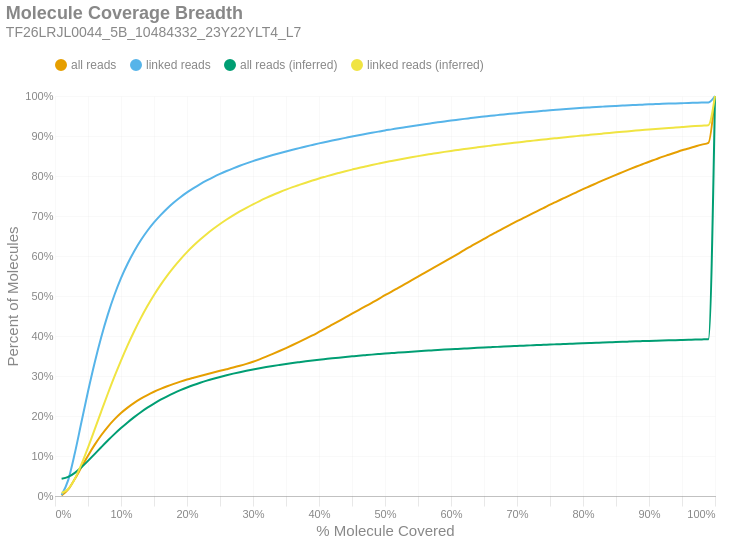

The notebook cell saved with this chart:
### Markdown cell above
### Molecule Read Coverage
This chart shows molecule coverage breadth as computed by the number of bases aligned to that molecule. In other words, "*how much of each unique long molecule is actually sequenced/aligned?*" Keep in mind there is a distinction between sequences and alignments, since some sequences belonging to a particular molecule may not align well and wouldn't appear in the alignment data. This chart also shows molecule coverage breadth as computed by the *inferred fragment* from which the aligned sequences originate. Unlike read coverage, this calculation takes into account the total insert size, including unsequenced gaps between the forward and reverse reads. Like the previous figures, these are cumulative percents.

### Code cell
if SKIPLR:
    print_html(f"Skipped")
else:
    binned_df = consolidated_hist(valids['coverage_bp'], mask, 0.01, True)
    binned_df_inf = consolidated_hist(valids['coverage_inserts'], mask, 0.01, True)
    binned_df = binned_df.with_columns(pl.lit(binned_df_inf['all reads (cumsum)']).alias('all reads (inferred)'))
    binned_df = binned_df.with_columns(pl.lit(binned_df_inf['linked reads (cumsum)']).alias('linked reads (inferred)'))
    binned_df = binned_df.with_columns(
        (pl.col('bin').cast(pl.Float64) + 0.01).alias('right_edge')
    )

    with SafeRender(binned_df):
        (
            density_plot(binned_df, 'Molecule Coverage Breadth', samplename, 'molcov', ['all reads (inferred)','linked reads (inferred)'])
            .encode(
                #x=alt.X('bin:Q', title="% Molecule Covered").axis(format = '%').scale(padding=0),
                x=alt.X('right_edge:Q', title="% Molecule Covered").axis(format='%').scale(padding=0),
                y=alt.Y('value:Q', title='Percent of Molecules')
                    .axis(format='%')
                    .stack(False)
                    .scale(domainMin=0, padding=0),
                color=alt.Color("key:N").scale(domain = ["all reads", "linked reads", "all reads (inferred)", "linked reads (inferred)"]),
                tooltip = [
                    alt.Tooltip("key:N", title = "Data Type"),
                    alt.Tooltip("range_label:N", title="% Molecule Covered"),
                    alt.Tooltip("value:Q", format = ".2%", title="% Molecules")
                ]
            )
        ).display()

### Figure 1 — Vega-Lite specification as saved in the notebook (floating-point values rounded to 4 significant figures)
{"width": "container", "height": 400, "config": {"title": {"anchor": "start", "dy": -15, "fontSize": 18, "color": "#888888", "subtitleColor": "#888888", "subtitleFontSize": 14}, "arc": {"fill": "#0072B2"}, "axis": {"domainColor": "#888888", "domainWidth": 0.5, "gridWidth": 0.2, "grid": false, "titleFontWeight": 400, "titleFontSize": 15, "labelFontSize": 11, "labelColor": "#888888", "tickColor": "#888888", "tickWidth": 0.2, "titleColor": "#888888"}, "axisBand": {"grid": false}, "axisX": {"grid": true, "tickSize": 10, "domainCap": "round"}, "axisY": {"domain": false, "grid": true, "tickSize": 0, "domainCap": "round"}, "background": "transparent", "header": {"labelFontSize": 15, "labelColor": "#888888", "titleFontSize": 15, "titleFontWeight": 600, "titleColor": "#888888"}, "legend": {"labelFont": "sans-serif", "labelFontSize": 12, "labelColor": "#888888", "symbolSize": 100, "symbolType": "circle", "titleFontSize": 12, "titlePadding": 10, "titleColor": "#888888", "title": null, "orient": "top"}, "range": {"category": ["#E69F00", "#56B4E9", "#009E73", "#F0E442", "#0072B2", "#D55E00", "#CC79A7", "#000000"], "diverging": ["#cfe8f3", "#a2d4ec", "#73bfe2", "#46abdb", "#1696d2", "#12719e"]}, "area": {"fill": "#0072B2", "fillOpacity": 0.7, "line": true, "strokeOpacity": 0.7}, "line": {"color": "#0072B2", "stroke": "#0072B2", "strokeWidth": 2}, "trail": {"color": "#0072B2", "stroke": "#0072B2", "strokeWidth": 0, "size": 1}, "point": {"filled": true, "fillOpacity": 1.0, "size": 95}, "text": {"color": "#888888", "fontSize": 11, "align": "right", "fontWeight": 400, "size": 11}, "bar": {"fill": "#0072B2", "stroke": null}, "view": {"stroke": null, "continuousWidth": 660, "continuousHeight": 400}}, "data": {"name": "data-2e6ed42f50045a394e5260d34ea102d8"}, "mark": {"type": "line", "interpolate": "monotone", "point": {"opacity": 0, "size": 275}}, "encoding": {"color": {"field": "key", "scale": {"domain": ["all reads", "linked reads", "all reads (inferred)", "linked reads (inferred)"]}, "type": "nominal"}, "tooltip": [{"field": "key", "title": "Data Type", "type": "nominal"}, {"field": "range_label", "title": "% Molecule Covered", "type": "nominal"}, {"field": "value", "format": ".2%", "title": "% Molecules", "type": "quantitative"}], "x": {"axis": {"format": "%"}, "field": "right_edge", "scale": {"padding": 0}, "title": "% Molecule Covered", "type": "quantitative"}, "y": {"axis": {"format": "%"}, "field": "value", "scale": {"domainMin": 0, "padding": 0}, "stack": false, "title": "Percent of Molecules", "type": "quantitative"}}, "params": [{"name": "param_c36ac31b6afebe62", "select": {"type": "point", "fields": ["key"]}, "bind": "legend"}], "title": {"text": "Molecule Coverage Breadth", "subtitle": "TF26LRJL0044_5B_10484332_23Y22YLT4_L7"}, "transform": [{"fold": ["all reads (cumsum)", "linked reads (cumsum)", "all reads (inferred)", "linked reads (inferred)"]}, {"calculate": "replace(datum.key, ' (cumsum)', '')", "as": "key"}, {"filter": {"param": "param_c36ac31b6afebe62"}}], "usermeta": {"embedOptions": {"downloadFileName": "TF26LRJL0044_5B_10484332_23Y22YLT4_L7.molcov"}}, "$schema": "https://vega.github.io/schema/vega-lite/v6.4.1.json", "datasets": {"data-2e6ed42f50045a394e5260d34ea102d8": [{"bin": "0.0", "interval": "0.0-0.01", "all reads": 0.001315, "linked reads": 0.002469, "all reads (cumsum)": 0.001315, "linked reads (cumsum)": 0.002469, "range_label": "0.0-0.01", "all reads (inferred)": 0.04329, "linked reads (inferred)": 0.007507, "right_edge": 0.01}, {"bin": "0.01", "interval": "0.01-0.02", "all reads": 0.01506, "linked reads": 0.03712, "all reads (cumsum)": 0.01638, "linked reads (cumsum)": 0.03959, "range_label": "0.01-0.02", "all reads (inferred)": 0.04777, "linked reads (inferred)": 0.01745, "right_edge": 0.02}, {"bin": "0.02", "interval": "0.02-0.03", "all reads": 0.02599, "linked reads": 0.06707, "all reads (cumsum)": 0.04237, "linked reads (cumsum)": 0.1067, "range_label": "0.02-0.03", "all reads (inferred)": 0.05787, "linked reads (inferred)": 0.04282, "right_edge": 0.03}, {"bin": "0.03", "interval": "0.03-0.04", "all reads": 0.02946, "linked reads": 0.07761, "all reads (cumsum)": 0.07183, "linked reads (cumsum)": 0.1843, "range_label": "0.03-0.04", "all reads (inferred)": 0.07177, "linked reads (inferred)": 0.07882, "right_edge": 0.04}, {"bin": "0.04", "interval": "0.04-0.05", "all reads": 0.02905, "linked reads": 0.077, "all reads (cumsum)": 0.1009, "linked reads (cumsum)": 0.2613, "range_label": "0.04-0.05", "all reads (inferred)": 0.08786, "linked reads (inferred)": 0.1209, "right_edge": 0.05}, {"bin": "0.05", "interval": "0.05-0.06", "all reads": 0.02685, "linked reads": 0.07138, "all reads (cumsum)": 0.1277, "linked reads (cumsum)": 0.3327, "range_label": "0.05-0.06", "all reads (inferred)": 0.1048, "linked reads (inferred)": 0.1657, "right_edge": 0.06}, {"bin": "0.06", "interval": "0.06-0.07", "all reads": 0.02417, "linked reads": 0.06437, "all reads (cumsum)": 0.1519, "linked reads (cumsum)": 0.397, "range_label": "0.06-0.07", "all reads (inferred)": 0.1219, "linked reads (inferred)": 0.2112, "right_edge": 0.07}, {"bin": "0.07", "interval": "0.07-0.08", "all reads": 0.02117, "linked reads": 0.05638, "all reads (cumsum)": 0.1731, "linked reads (cumsum)": 0.4534, "range_label": "0.07-0.08", "all reads (inferred)": 0.1387, "linked reads (inferred)": 0.2557, "right_edge": 0.08}, {"bin": "0.08", "interval": "0.08-0.09", "all reads": 0.01842, "linked reads": 0.04903, "all reads (cumsum)": 0.1915, "linked reads (cumsum)": 0.5024, "range_label": "0.08-0.09", "all reads (inferred)": 0.1547, "linked reads (inferred)": 0.2984, "right_edge": 0.09}, {"bin": "0.09", "interval": "0.09-0.1", "all reads": 0.01591, "linked reads": 0.04226, "all reads (cumsum)": 0.2074, "linked reads (cumsum)": 0.5447, "range_label": "0.09-0.1", "all reads (inferred)": 0.1698, "linked reads (inferred)": 0.3387, "right_edge": 0.1}, {"bin": "0.1", "interval": "0.1-0.11", "all reads": 0.01358, "linked reads": 0.03597, "all reads (cumsum)": 0.221, "linked reads (cumsum)": 0.5807, "range_label": "0.1-0.11", "all reads (inferred)": 0.184, "linked reads (inferred)": 0.3766, "right_edge": 0.11}, {"bin": "0.11", "interval": "0.11-0.12", "all reads": 0.01181, "linked reads": 0.03114, "all reads (cumsum)": 0.2328, "linked reads (cumsum)": 0.6118, "range_label": "0.11-0.12", "all reads (inferred)": 0.1973, "linked reads (inferred)": 0.412, "right_edge": 0.12}, {"bin": "0.12", "interval": "0.12-0.13", "all reads": 0.01044, "linked reads": 0.02736, "all reads (cumsum)": 0.2432, "linked reads (cumsum)": 0.6392, "range_label": "0.12-0.13", "all reads (inferred)": 0.2095, "linked reads (inferred)": 0.4446, "right_edge": 0.13}, {"bin": "0.13", "interval": "0.13-0.14", "all reads": 0.009186, "linked reads": 0.0239, "all reads (cumsum)": 0.2524, "linked reads (cumsum)": 0.6631, "range_label": "0.13-0.14", "all reads (inferred)": 0.2208, "linked reads (inferred)": 0.4748, "right_edge": 0.14}, {"bin": "0.14", "interval": "0.14-0.15", "all reads": 0.008138, "linked reads": 0.02097, "all reads (cumsum)": 0.2606, "linked reads (cumsum)": 0.684, "range_label": "0.14-0.15", "all reads (inferred)": 0.2312, "linked reads (inferred)": 0.5025, "right_edge": 0.15}, {"bin": "0.15", "interval": "0.15-0.16", "all reads": 0.007206, "linked reads": 0.01831, "all reads (cumsum)": 0.2678, "linked reads (cumsum)": 0.7023, "range_label": "0.15-0.16", "all reads (inferred)": 0.2406, "linked reads (inferred)": 0.5279, "right_edge": 0.16}, {"bin": "0.16", "interval": "0.16-0.17", "all reads": 0.006626, "linked reads": 0.01663, "all reads (cumsum)": 0.2744, "linked reads (cumsum)": 0.719, "range_label": "0.16-0.17", "all reads (inferred)": 0.2493, "linked reads (inferred)": 0.551, "right_edge": 0.17}, {"bin": "0.17", "interval": "0.17-0.18", "all reads": 0.006006, "linked reads": 0.01481, "all reads (cumsum)": 0.2804, "linked reads (cumsum)": 0.7338, "range_label": "0.17-0.18", "all reads (inferred)": 0.2573, "linked reads (inferred)": 0.5723, "right_edge": 0.18}, {"bin": "0.18", "interval": "0.18-0.19", "all reads": 0.005504, "linked reads": 0.01318, "all reads (cumsum)": 0.2859, "linked reads (cumsum)": 0.747, "range_label": "0.18-0.19", "all reads (inferred)": 0.2646, "linked reads (inferred)": 0.5918, "right_edge": 0.19}, {"bin": "0.19", "interval": "0.19-0.2", "all reads": 0.005149, "linked reads": 0.01203, "all reads (cumsum)": 0.2911, "linked reads (cumsum)": 0.759, "range_label": "0.19-0.2", "all reads (inferred)": 0.2713, "linked reads (inferred)": 0.6097, "right_edge": 0.2}, {"bin": "0.2", "interval": "0.2-0.21", "all reads": 0.004655, "linked reads": 0.0107, "all reads (cumsum)": 0.2957, "linked reads (cumsum)": 0.7697, "range_label": "0.2-0.21", "all reads (inferred)": 0.2774, "linked reads (inferred)": 0.626, "right_edge": 0.21}, {"bin": "0.21", "interval": "0.21-0.22", "all reads": 0.004499, "linked reads": 0.01, "all reads (cumsum)": 0.3002, "linked reads (cumsum)": 0.7797, "range_label": "0.21-0.22", "all reads (inferred)": 0.2831, "linked reads (inferred)": 0.6411, "right_edge": 0.22}, {"bin": "0.22", "interval": "0.22-0.23", "all reads": 0.004355, "linked reads": 0.009203, "all reads (cumsum)": 0.3046, "linked reads (cumsum)": 0.7889, "range_label": "0.22-0.23", "all reads (inferred)": 0.2883, "linked reads (inferred)": 0.6551, "right_edge": 0.23}, {"bin": "0.23", "interval": "0.23-0.24", "all reads": 0.004256, "linked reads": 0.008472, "all reads (cumsum)": 0.3088, "linked reads (cumsum)": 0.7974, "range_label": "0.23-0.24", "all reads (inferred)": 0.2932, "linked reads (inferred)": 0.668, "right_edge": 0.24}, {"bin": "0.24", "interval": "0.24-0.25", "all reads": 0.004145, "linked reads": 0.007817, "all reads (cumsum)": 0.313, "linked reads (cumsum)": 0.8052, "range_label": "0.24-0.25", "all reads (inferred)": 0.2977, "linked reads (inferred)": 0.68, "right_edge": 0.25}, {"bin": "0.25", "interval": "0.25-0.26", "all reads": 0.004012, "linked reads": 0.00724, "all reads (cumsum)": 0.317, "linked reads (cumsum)": 0.8124, "range_label": "0.25-0.26", "all reads (inferred)": 0.3019, "linked reads (inferred)": 0.6913, "right_edge": 0.26}, {"bin": "0.26", "interval": "0.26-0.27", "all reads": 0.004115, "linked reads": 0.006758, "all reads (cumsum)": 0.3211, "linked reads (cumsum)": 0.8192, "range_label": "0.26-0.27", "all reads (inferred)": 0.3059, "linked reads (inferred)": 0.7018, "right_edge": 0.27}, {"bin": "0.27", "interval": "0.27-0.28", "all reads": 0.004448, "linked reads": 0.006415, "all reads (cumsum)": 0.3255, "linked reads (cumsum)": 0.8256, "range_label": "0.27-0.28", "all reads (inferred)": 0.3096, "linked reads (inferred)": 0.7116, "right_edge": 0.28}, {"bin": "0.28", "interval": "0.28-0.29", "all reads": 0.00485, "linked reads": 0.00599, "all reads (cumsum)": 0.3304, "linked reads (cumsum)": 0.8316, "range_label": "0.28-0.29", "all reads (inferred)": 0.313, "linked reads (inferred)": 0.7206, "right_edge": 0.29}, {"bin": "0.29", "interval": "0.29-0.3", "all reads": 0.0053, "linked reads": 0.005686, "all reads (cumsum)": 0.3357, "linked reads (cumsum)": 0.8373, "range_label": "0.29-0.3", "all reads (inferred)": 0.3162, "linked reads (inferred)": 0.7292, "right_edge": 0.3}, {"bin": "0.3", "interval": "0.3-0.31", "all reads": 0.005971, "linked reads": 0.005219, "all reads (cumsum)": 0.3417, "linked reads (cumsum)": 0.8425, "range_label": "0.3-0.31", "all reads (inferred)": 0.3193, "linked reads (inferred)": 0.7374, "right_edge": 0.31}, {"bin": "0.31", "interval": "0.31-0.32", "all reads": 0.006655, "linked reads": 0.005039, "all reads (cumsum)": 0.3483, "linked reads (cumsum)": 0.8475, "range_label": "0.31-0.32", "all reads (inferred)": 0.3222, "linked reads (inferred)": 0.7452, "right_edge": 0.32}, {"bin": "0.32", "interval": "0.32-0.33", "all reads": 0.007001, "linked reads": 0.004809, "all reads (cumsum)": 0.3553, "linked reads (cumsum)": 0.8523, "range_label": "0.32-0.33", "all reads (inferred)": 0.325, "linked reads (inferred)": 0.7525, "right_edge": 0.33}, {"bin": "0.33", "interval": "0.33-0.34", "all reads": 0.007214, "linked reads": 0.00461, "all reads (cumsum)": 0.3625, "linked reads (cumsum)": 0.8569, "range_label": "0.33-0.34", "all reads (inferred)": 0.3276, "linked reads (inferred)": 0.7593, "right_edge": 0.34}, {"bin": "0.34", "interval": "0.34-0.35", "all reads": 0.007367, "linked reads": 0.004459, "all reads (cumsum)": 0.3699, "linked reads (cumsum)": 0.8614, "range_label": "0.34-0.35", "all reads (inferred)": 0.3301, "linked reads (inferred)": 0.7658, "right_edge": 0.35}, {"bin": "0.35", "interval": "0.35-0.36", "all reads": 0.007603, "linked reads": 0.004297, "all reads (cumsum)": 0.3775, "linked reads (cumsum)": 0.8657, "range_label": "0.35-0.36", "all reads (inferred)": 0.3324, "linked reads (inferred)": 0.772, "right_edge": 0.36}, {"bin": "0.36", "interval": "0.36-0.37", "all reads": 0.007782, "linked reads": 0.004052, "all reads (cumsum)": 0.3853, "linked reads (cumsum)": 0.8698, "range_label": "0.36-0.37", "all reads (inferred)": 0.3345, "linked reads (inferred)": 0.7777, "right_edge": 0.37}, {"bin": "0.37", "interval": "0.37-0.38", "all reads": 0.007998, "linked reads": 0.004102, "all reads (cumsum)": 0.3933, "linked reads (cumsum)": 0.8739, "range_label": "0.37-0.38", "all reads (inferred)": 0.3366, "linked reads (inferred)": 0.7832, "right_edge": 0.38}, {"bin": "0.38", "interval": "0.38-0.39", "all reads": 0.008138, "linked reads": 0.003837, "all reads (cumsum)": 0.4014, "linked reads (cumsum)": 0.8777, "range_label": "0.38-0.39", "all reads (inferred)": 0.3387, "linked reads (inferred)": 0.7886, "right_edge": 0.39}, {"bin": "0.39", "interval": "0.39-0.4", "all reads": 0.008734, "linked reads": 0.003806, "all reads (cumsum)": 0.4102, "linked reads (cumsum)": 0.8815, "range_label": "0.39-0.4", "all reads (inferred)": 0.3406, "linked reads (inferred)": 0.7937, "right_edge": 0.4}, {"bin": "0.4", "interval": "0.4-0.41", "all reads": 0.00878, "linked reads": 0.003577, "all reads (cumsum)": 0.4189, "linked reads (cumsum)": 0.8851, "range_label": "0.4-0.41", "all reads (inferred)": 0.3424, "linked reads (inferred)": 0.7985, "right_edge": 0.41}, {"bin": "0.41", "interval": "0.41-0.42", "all reads": 0.009306, "linked reads": 0.003591, "all reads (cumsum)": 0.4282, "linked reads (cumsum)": 0.8887, "range_label": "0.41-0.42", "all reads (inferred)": 0.3442, "linked reads (inferred)": 0.8032, "right_edge": 0.42}, {"bin": "0.42", "interval": "0.42-0.43", "all reads": 0.009235, "linked reads": 0.003395, "all reads (cumsum)": 0.4375, "linked reads (cumsum)": 0.8921, "range_label": "0.42-0.43", "all reads (inferred)": 0.3459, "linked reads (inferred)": 0.8076, "right_edge": 0.43}, {"bin": "0.43", "interval": "0.43-0.44", "all reads": 0.009072, "linked reads": 0.00329, "all reads (cumsum)": 0.4466, "linked reads (cumsum)": 0.8954, "range_label": "0.43-0.44", "all reads (inferred)": 0.3475, "linked reads (inferred)": 0.8119, "right_edge": 0.44}, {"bin": "0.44", "interval": "0.44-0.45", "all reads": 0.009162, "linked reads": 0.003317, "all reads (cumsum)": 0.4557, "linked reads (cumsum)": 0.8987, "range_label": "0.44-0.45", "all reads (inferred)": 0.3491, "linked reads (inferred)": 0.816, "right_edge": 0.45}, {"bin": "0.45", "interval": "0.45-0.46", "all reads": 0.009116, "linked reads": 0.003223, "all reads (cumsum)": 0.4648, "linked reads (cumsum)": 0.9019, "range_label": "0.45-0.46", "all reads (inferred)": 0.3506, "linked reads (inferred)": 0.82, "right_edge": 0.46}, {"bin": "0.46", "interval": "0.46-0.47", "all reads": 0.008986, "linked reads": 0.003043, "all reads (cumsum)": 0.4738, "linked reads (cumsum)": 0.9049, "range_label": "0.46-0.47", "all reads (inferred)": 0.352, "linked reads (inferred)": 0.8237, "right_edge": 0.47}, {"bin": "0.47", "interval": "0.47-0.48", "all reads": 0.009257, "linked reads": 0.003062, "all reads (cumsum)": 0.4831, "linked reads (cumsum)": 0.908, "range_label": "0.47-0.48", "all reads (inferred)": 0.3534, "linked reads (inferred)": 0.8274, "right_edge": 0.48}, {"bin": "0.48", "interval": "0.48-0.49", "all reads": 0.00906, "linked reads": 0.002925, "all reads (cumsum)": 0.4921, "linked reads (cumsum)": 0.9109, "range_label": "0.48-0.49", "all reads (inferred)": 0.3548, "linked reads (inferred)": 0.831, "right_edge": 0.49}, {"bin": "0.49", "interval": "0.49-0.5", "all reads": 0.01003, "linked reads": 0.002983, "all reads (cumsum)": 0.5022, "linked reads (cumsum)": 0.9139, "range_label": "0.49-0.5", "all reads (inferred)": 0.3561, "linked reads (inferred)": 0.8344, "right_edge": 0.5}, {"bin": "0.5", "interval": "0.5-0.51", "all reads": 0.00863, "linked reads": 0.002645, "all reads (cumsum)": 0.5108, "linked reads (cumsum)": 0.9166, "range_label": "0.5-0.51", "all reads (inferred)": 0.3573, "linked reads (inferred)": 0.8375, "right_edge": 0.51}, {"bin": "0.51", "interval": "0.51-0.52", "all reads": 0.009606, "linked reads": 0.002791, "all reads (cumsum)": 0.5204, "linked reads (cumsum)": 0.9193, "range_label": "0.51-0.52", "all reads (inferred)": 0.3585, "linked reads (inferred)": 0.8407, "right_edge": 0.52}, {"bin": "0.52", "interval": "0.52-0.53", "all reads": 0.009248, "linked reads": 0.002613, "all reads (cumsum)": 0.5296, "linked reads (cumsum)": 0.922, "range_label": "0.52-0.53", "all reads (inferred)": 0.3597, "linked reads (inferred)": 0.8438, "right_edge": 0.53}, {"bin": "0.53", "interval": "0.53-0.54", "all reads": 0.009432, "linked reads": 0.002563, "all reads (cumsum)": 0.5391, "linked reads (cumsum)": 0.9245, "range_label": "0.53-0.54", "all reads (inferred)": 0.3608, "linked reads (inferred)": 0.8468, "right_edge": 0.54}, {"bin": "0.54", "interval": "0.54-0.55", "all reads": 0.009232, "linked reads": 0.002518, "all reads (cumsum)": 0.5483, "linked reads (cumsum)": 0.927, "range_label": "0.54-0.55", "all reads (inferred)": 0.3619, "linked reads (inferred)": 0.8497, "right_edge": 0.55}, {"bin": "0.55", "interval": "0.55-0.56", "all reads": 0.00957, "linked reads": 0.002493, "all reads (cumsum)": 0.5579, "linked reads (cumsum)": 0.9295, "range_label": "0.55-0.56", "all reads (inferred)": 0.363, "linked reads (inferred)": 0.8524, "right_edge": 0.56}, {"bin": "0.56", "interval": "0.56-0.57", "all reads": 0.009283, "linked reads": 0.002316, "all reads (cumsum)": 0.5672, "linked reads (cumsum)": 0.9318, "range_label": "0.56-0.57", "all reads (inferred)": 0.364, "linked reads (inferred)": 0.8551, "right_edge": 0.57}, {"bin": "0.57", "interval": "0.57-0.58", "all reads": 0.00912, "linked reads": 0.002254, "all reads (cumsum)": 0.5763, "linked reads (cumsum)": 0.9341, "range_label": "0.57-0.58", "all reads (inferred)": 0.365, "linked reads (inferred)": 0.8578, "right_edge": 0.58}, {"bin": "0.58", "interval": "0.58-0.59", "all reads": 0.00939, "linked reads": 0.002206, "all reads (cumsum)": 0.5857, "linked reads (cumsum)": 0.9363, "range_label": "0.58-0.59", "all reads (inferred)": 0.366, "linked reads (inferred)": 0.8603, "right_edge": 0.59}, {"bin": "0.59", "interval": "0.59-0.6", "all reads": 0.009736, "linked reads": 0.002321, "all reads (cumsum)": 0.5954, "linked reads (cumsum)": 0.9386, "range_label": "0.59-0.6", "all reads (inferred)": 0.3669, "linked reads (inferred)": 0.8627, "right_edge": 0.6}, {"bin": "0.6", "interval": "0.6-0.61", "all reads": 0.009484, "linked reads": 0.002122, "all reads (cumsum)": 0.6049, "linked reads (cumsum)": 0.9408, "range_label": "0.6-0.61", "all reads (inferred)": 0.3678, "linked reads (inferred)": 0.865, "right_edge": 0.61}, {"bin": "0.61", "interval": "0.61-0.62", "all reads": 0.009845, "linked reads": 0.002078, "all reads (cumsum)": 0.6147, "linked reads (cumsum)": 0.9428, "range_label": "0.61-0.62", "all reads (inferred)": 0.3687, "linked reads (inferred)": 0.8672, "right_edge": 0.62}, {"bin": "0.62", "interval": "0.62-0.63", "all reads": 0.009447, "linked reads": 0.001999, "all reads (cumsum)": 0.6242, "linked reads (cumsum)": 0.9448, "range_label": "0.62-0.63", "all reads (inferred)": 0.3695, "linked reads (inferred)": 0.8695, "right_edge": 0.63}, {"bin": "0.63", "interval": "0.63-0.64", "all reads": 0.009408, "linked reads": 0.002021, "all reads (cumsum)": 0.6336, "linked reads (cumsum)": 0.9468, "range_label": "0.63-0.64", "all reads (inferred)": 0.3704, "linked reads (inferred)": 0.8717, "right_edge": 0.64}, {"bin": "0.64", "interval": "0.64-0.65", "all reads": 0.009086, "linked reads": 0.001783, "all reads (cumsum)": 0.6427, "linked reads (cumsum)": 0.9486, "range_label": "0.64-0.65", "all reads (inferred)": 0.3712, "linked reads (inferred)": 0.8739, "right_edge": 0.65}, {"bin": "0.65", "interval": "0.65-0.66", "all reads": 0.009261, "linked reads": 0.001829, "all reads (cumsum)": 0.6519, "linked reads (cumsum)": 0.9505, "range_label": "0.65-0.66", "all reads (inferred)": 0.372, "linked reads (inferred)": 0.8759, "right_edge": 0.66}, {"bin": "0.66", "interval": "0.66-0.67", "all reads": 0.008809, "linked reads": 0.001734, "all reads (cumsum)": 0.6607, "linked reads (cumsum)": 0.9522, "range_label": "0.66-0.67", "all reads (inferred)": 0.3728, "linked reads (inferred)": 0.8779, "right_edge": 0.67}, {"bin": "0.67", "interval": "0.67-0.68", "all reads": 0.00899, "linked reads": 0.001781, "all reads (cumsum)": 0.6697, "linked reads (cumsum)": 0.954, "range_label": "0.67-0.68", "all reads (inferred)": 0.3736, "linked reads (inferred)": 0.88, "right_edge": 0.68}, {"bin": "0.68", "interval": "0.68-0.69", "all reads": 0.008662, "linked reads": 0.001595, "all reads (cumsum)": 0.6784, "linked reads (cumsum)": 0.9556, "range_label": "0.68-0.69", "all reads (inferred)": 0.3744, "linked reads (inferred)": 0.882, "right_edge": 0.69}, {"bin": "0.69", "interval": "0.69-0.7", "all reads": 0.008514, "linked reads": 0.001522, "all reads (cumsum)": 0.6869, "linked reads (cumsum)": 0.9571, "range_label": "0.69-0.7", "all reads (inferred)": 0.3751, "linked reads (inferred)": 0.8839, "right_edge": 0.7}, {"bin": "0.7", "interval": "0.7-0.71", "all reads": 0.00825, "linked reads": 0.00147, "all reads (cumsum)": 0.6952, "linked reads (cumsum)": 0.9586, "range_label": "0.7-0.71", "all reads (inferred)": 0.3759, "linked reads (inferred)": 0.8858, "right_edge": 0.71}, {"bin": "0.71", "interval": "0.71-0.72", "all reads": 0.008247, "linked reads": 0.001492, "all reads (cumsum)": 0.7034, "linked reads (cumsum)": 0.9601, "range_label": "0.71-0.72", "all reads (inferred)": 0.3766, "linked reads (inferred)": 0.8875, "right_edge": 0.72}, {"bin": "0.72", "interval": "0.72-0.73", "all reads": 0.008388, "linked reads": 0.001445, "all reads (cumsum)": 0.7118, "linked reads (cumsum)": 0.9615, "range_label": "0.72-0.73", "all reads (inferred)": 0.3773, "linked reads (inferred)": 0.8895, "right_edge": 0.73}, {"bin": "0.73", "interval": "0.73-0.74", "all reads": 0.008087, "linked reads": 0.001394, "all reads (cumsum)": 0.7199, "linked reads (cumsum)": 0.9629, "range_label": "0.73-0.74", "all reads (inferred)": 0.378, "linked reads (inferred)": 0.8912, "right_edge": 0.74}, {"bin": "0.74", "interval": "0.74-0.75", "all reads": 0.008401, "linked reads": 0.001372, "all reads (cumsum)": 0.7283, "linked reads (cumsum)": 0.9643, "range_label": "0.74-0.75", "all reads (inferred)": 0.3787, "linked reads (inferred)": 0.8929, "right_edge": 0.75}, {"bin": "0.75", "interval": "0.75-0.76", "all reads": 0.007736, "linked reads": 0.001266, "all reads (cumsum)": 0.736, "linked reads (cumsum)": 0.9655, "range_label": "0.75-0.76", "all reads (inferred)": 0.3793, "linked reads (inferred)": 0.8946, "right_edge": 0.76}, {"bin": "0.76", "interval": "0.76-0.77", "all reads": 0.007809, "linked reads": 0.00122, "all reads (cumsum)": 0.7438, "linked reads (cumsum)": 0.9668, "range_label": "0.76-0.77", "all reads (inferred)": 0.38, "linked reads (inferred)": 0.8963, "right_edge": 0.77}, {"bin": "0.77", "interval": "0.77-0.78", "all reads": 0.007784, "linked reads": 0.001249, "all reads (cumsum)": 0.7516, "linked reads (cumsum)": 0.968, "range_label": "0.77-0.78", "all reads (inferred)": 0.3806, "linked reads (inferred)": 0.898, "right_edge": 0.78}, {"bin": "0.78", "interval": "0.78-0.79", "all reads": 0.007583, "linked reads": 0.001186, "all reads (cumsum)": 0.7592, "linked reads (cumsum)": 0.9692, "range_label": "0.78-0.79", "all reads (inferred)": 0.3813, "linked reads (inferred)": 0.8997, "right_edge": 0.79}, {"bin": "0.79", "interval": "0.79-0.8", "all reads": 0.007911, "linked reads": 0.001141, "all reads (cumsum)": 0.7671, "linked reads (cumsum)": 0.9703, "range_label": "0.79-0.8", "all reads (inferred)": 0.3819, "linked reads (inferred)": 0.9013, "right_edge": 0.8}, {"bin": "0.8", "interval": "0.8-0.81", "all reads": 0.007238, "linked reads": 0.001079, "all reads (cumsum)": 0.7744, "linked reads (cumsum)": 0.9714, "range_label": "0.8-0.81", "all reads (inferred)": 0.3825, "linked reads (inferred)": 0.9029, "right_edge": 0.81}, {"bin": "0.81", "interval": "0.81-0.82", "all reads": 0.007328, "linked reads": 0.001081, "all reads (cumsum)": 0.7817, "linked reads (cumsum)": 0.9725, "range_label": "0.81-0.82", "all reads (inferred)": 0.3831, "linked reads (inferred)": 0.9044, "right_edge": 0.82}, {"bin": "0.82", "interval": "0.82-0.83", "all reads": 0.007309, "linked reads": 0.000946, "all reads (cumsum)": 0.789, "linked reads (cumsum)": 0.9734, "range_label": "0.82-0.83", "all reads (inferred)": 0.3837, "linked reads (inferred)": 0.906, "right_edge": 0.83}, {"bin": "0.83", "interval": "0.83-0.84", "all reads": 0.007088, "linked reads": 0.0009375, "all reads (cumsum)": 0.7961, "linked reads (cumsum)": 0.9744, "range_label": "0.83-0.84", "all reads (inferred)": 0.3843, "linked reads (inferred)": 0.9076, "right_edge": 0.84}, {"bin": "0.84", "interval": "0.84-0.85", "all reads": 0.006828, "linked reads": 0.0008714, "all reads (cumsum)": 0.8029, "linked reads (cumsum)": 0.9752, "range_label": "0.84-0.85", "all reads (inferred)": 0.3849, "linked reads (inferred)": 0.9091, "right_edge": 0.85}, {"bin": "0.85", "interval": "0.85-0.86", "all reads": 0.006868, "linked reads": 0.0008497, "all reads (cumsum)": 0.8098, "linked reads (cumsum)": 0.9761, "range_label": "0.85-0.86", "all reads (inferred)": 0.3855, "linked reads (inferred)": 0.9106, "right_edge": 0.86}, {"bin": "0.86", "interval": "0.86-0.87", "all reads": 0.006693, "linked reads": 0.0008393, "all reads (cumsum)": 0.8165, "linked reads (cumsum)": 0.9769, "range_label": "0.86-0.87", "all reads (inferred)": 0.3861, "linked reads (inferred)": 0.9121, "right_edge": 0.87}, {"bin": "0.87", "interval": "0.87-0.88", "all reads": 0.006528, "linked reads": 0.0006977, "all reads (cumsum)": 0.823, "linked reads (cumsum)": 0.9776, "range_label": "0.87-0.88", "all reads (inferred)": 0.3867, "linked reads (inferred)": 0.9136, "right_edge": 0.88}, {"bin": "0.88", "interval": "0.88-0.89", "all reads": 0.006369, "linked reads": 0.0007553, "all reads (cumsum)": 0.8294, "linked reads (cumsum)": 0.9784, "range_label": "0.88-0.89", "all reads (inferred)": 0.3872, "linked reads (inferred)": 0.9149, "right_edge": 0.89}, {"bin": "0.89", "interval": "0.89-0.9", "all reads": 0.006371, "linked reads": 0.0007355, "all reads (cumsum)": 0.8357, "linked reads (cumsum)": 0.9791, "range_label": "0.89-0.9", "all reads (inferred)": 0.3877, "linked reads (inferred)": 0.9163, "right_edge": 0.9}, {"bin": "0.9", "interval": "0.9-0.91", "all reads": 0.005762, "linked reads": 0.0005967, "all reads (cumsum)": 0.8415, "linked reads (cumsum)": 0.9797, "range_label": "0.9-0.91", "all reads (inferred)": 0.3882, "linked reads (inferred)": 0.9176, "right_edge": 0.91}, {"bin": "0.91", "interval": "0.91-0.92", "all reads": 0.006356, "linked reads": 0.0006467, "all reads (cumsum)": 0.8479, "linked reads (cumsum)": 0.9804, "range_label": "0.91-0.92", "all reads (inferred)": 0.3887, "linked reads (inferred)": 0.9189, "right_edge": 0.92}, {"bin": "0.92", "interval": "0.92-0.93", "all reads": 0.005186, "linked reads": 0.0006052, "all reads (cumsum)": 0.853, "linked reads (cumsum)": 0.981, "range_label": "0.92-0.93", "all reads (inferred)": 0.3892, "linked reads (inferred)": 0.9201, "right_edge": 0.93}, {"bin": "0.93", "interval": "0.93-0.94", "all reads": 0.005563, "linked reads": 0.00054, "all reads (cumsum)": 0.8586, "linked reads (cumsum)": 0.9815, "range_label": "0.93-0.94", "all reads (inferred)": 0.3897, "linked reads (inferred)": 0.9213, "right_edge": 0.94}, {"bin": "0.94", "interval": "0.94-0.95", "all reads": 0.005663, "linked reads": 0.0005372, "all reads (cumsum)": 0.8643, "linked reads (cumsum)": 0.982, "range_label": "0.94-0.95", "all reads (inferred)": 0.3901, "linked reads (inferred)": 0.9224, "right_edge": 0.95}, {"bin": "0.95", "interval": "0.95-0.96", "all reads": 0.004567, "linked reads": 0.0005316, "all reads (cumsum)": 0.8688, "linked reads (cumsum)": 0.9826, "range_label": "0.95-0.96", "all reads (inferred)": 0.3906, "linked reads (inferred)": 0.9236, "right_edge": 0.96}, {"bin": "0.96", "interval": "0.96-0.97", "all reads": 0.004887, "linked reads": 0.0004607, "all reads (cumsum)": 0.8737, "linked reads (cumsum)": 0.983, "range_label": "0.96-0.97", "all reads (inferred)": 0.391, "linked reads (inferred)": 0.9247, "right_edge": 0.97}, {"bin": "0.97", "interval": "0.97-0.98", "all reads": 0.004782, "linked reads": 0.0004749, "all reads (cumsum)": 0.8785, "linked reads (cumsum)": 0.9835, "range_label": "0.97-0.98", "all reads (inferred)": 0.3915, "linked reads (inferred)": 0.9259, "right_edge": 0.98}, {"bin": "0.98", "interval": "0.98-0.99", "all reads": 0.00433, "linked reads": 0.0003947, "all reads (cumsum)": 0.8828, "linked reads (cumsum)": 0.9839, "range_label": "0.98-0.99", "all reads (inferred)": 0.392, "linked reads (inferred)": 0.9271, "right_edge": 0.99}, {"bin": "0.99", "interval": "0.99-1.0", "all reads": 0.1172, "linked reads": 0.01609, "all reads (cumsum)": 1.0, "linked reads (cumsum)": 1.0, "range_label": "0.99-1.0", "all reads (inferred)": 1.0, "linked reads (inferred)": 1.0, "right_edge": 1.0}]}}
